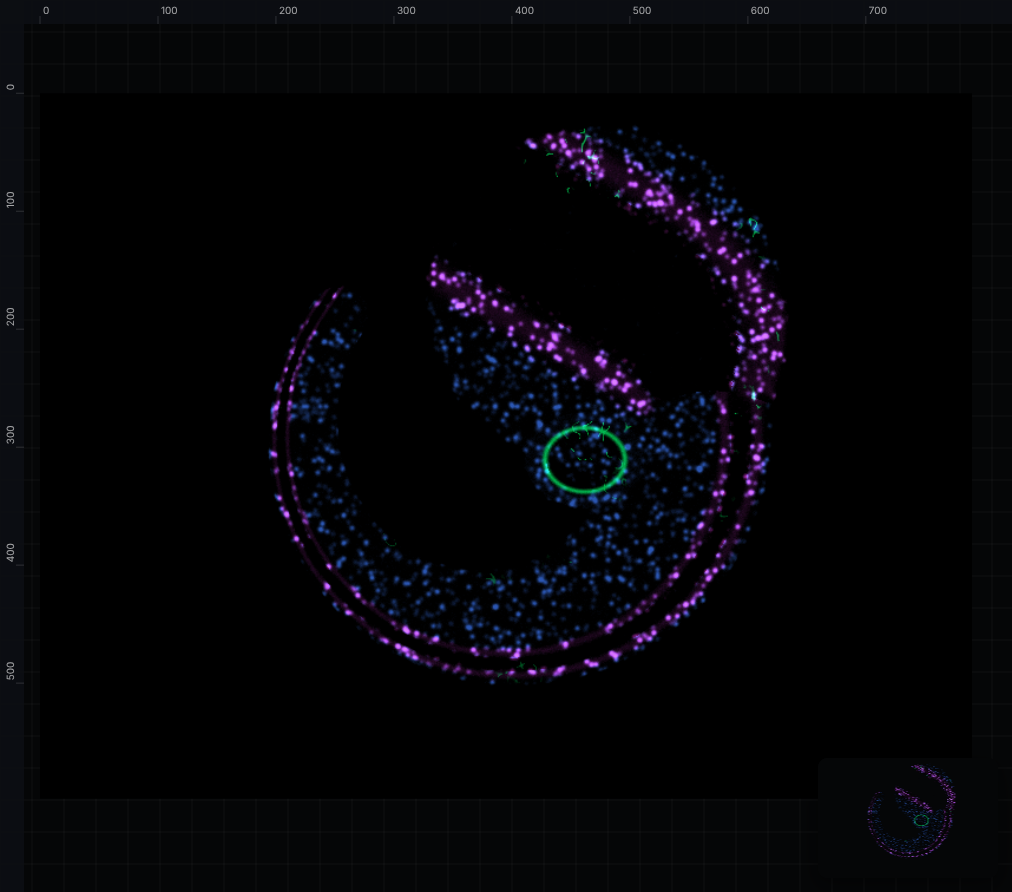
#> input picture DOCS/documentation/home/user/lumen3D/DOCS/documentation/img-en/ch13/studio-recolor-a.png, 1012 x 892 px, given in place of zstack-coupe.png, which was not available
$ python make_crops.py
#> lines starting #> are read from the running program, lines starting #| are printed output that depends on the picture
# Smaller crops of some screenshots (so the chapter stays compact). Same UI_LANG / IMG_DIR convention as lib.mjs.
import os
from PIL import Image
lang=os.environ.get('UI_LANG','fr')
d='/home/user/lumen3D/DOCS/documentation/'+os.environ.get('IMG_DIR','img-en/ch12' if lang=='en' else 'img/ch12')
CROPS={
 'zstack-coupe':(700,59,1600,950),
 'decomposer':(900,59,1600,950),
 'timeline':(0,600,1600,950),
 'suivi-trajectoires':(0,59,640,870),
 'export-vue':(1000,59,1600,480),
 '2d-affichage':(0,640,330,950),
 'suivi-distance':(780,200,1560,870),
 'suivi-graphiques':(320,59,1100,420),
 'suivi-inspecteur':(0,300,1100,870),
}
for n,b in CROPS.items():
    Image.open(f'{d}/{n}.png').crop(b).save(f'{d}/{n}-c.png')
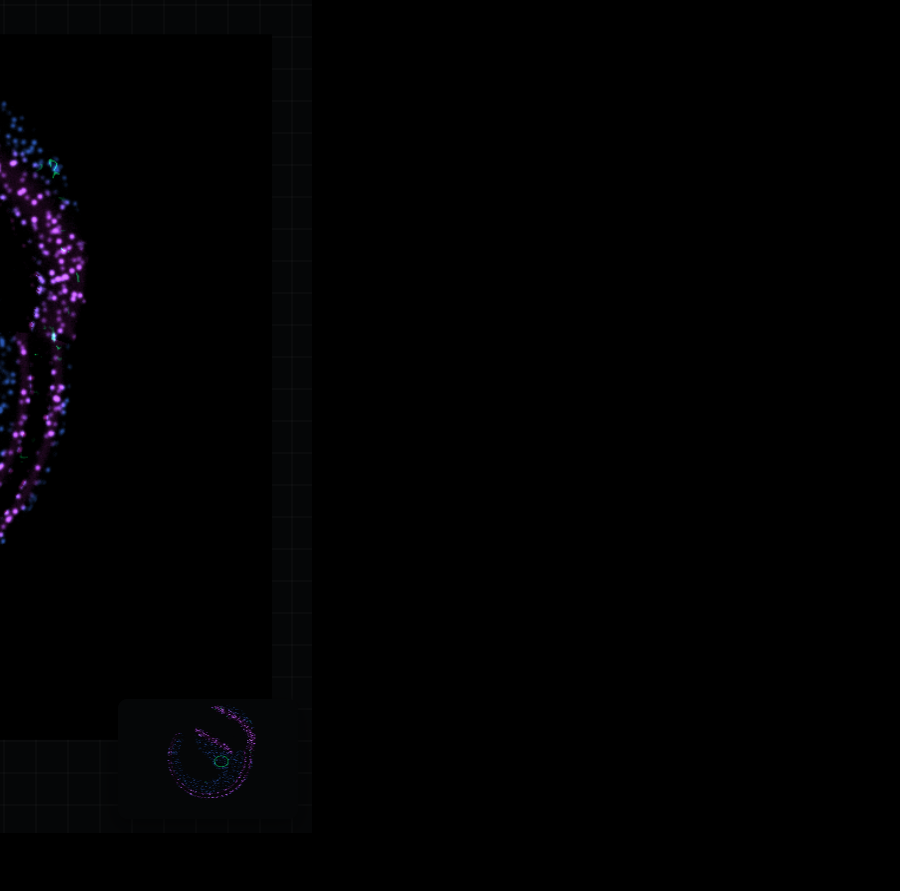
#> saved as zstack-coupe-c.png: PIL image 900x891 RGB; mean R, G, B 1.4, 1.1, 2
#> pass 2 of the loop `for n,b in CROPS.items():`:
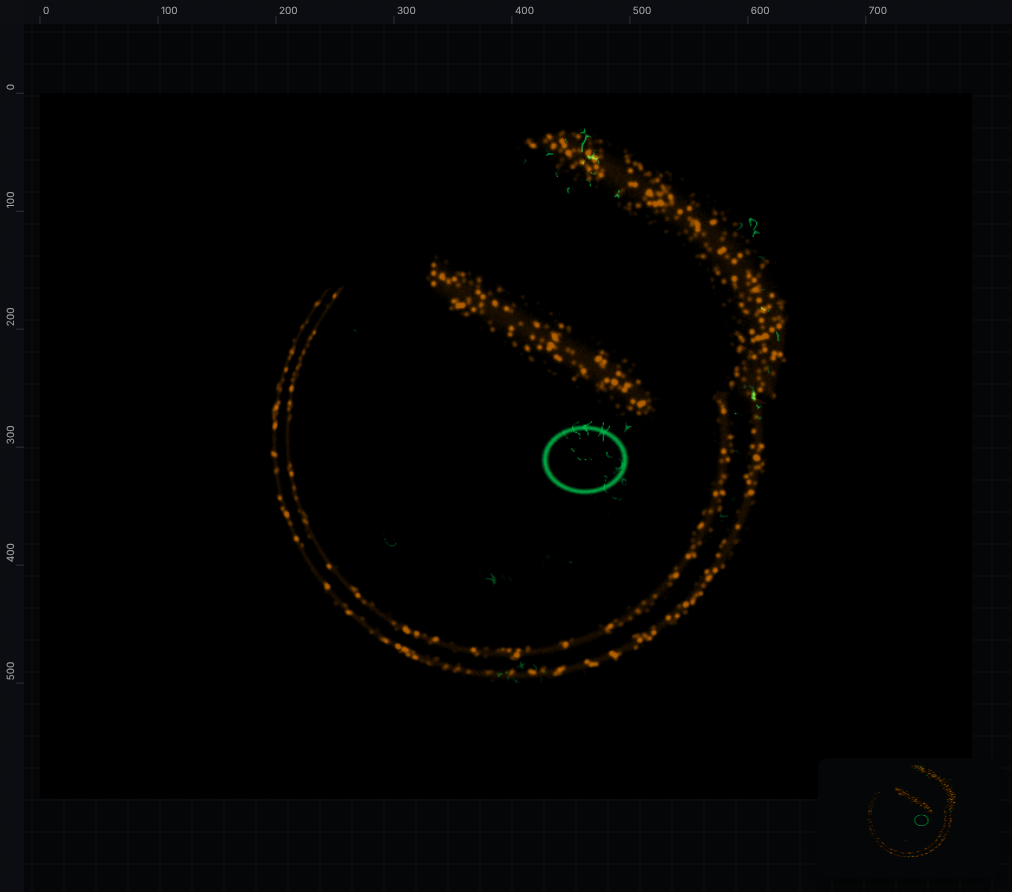
#> input picture DOCS/documentation/home/user/lumen3D/DOCS/documentation/img-en/ch13/studio-recolor-b.png, 1012 x 892 px, given in place of decomposer.png, which was not available
#> `Image.open(f'{d}/{n}.png').crop(b).save(f'{d}/{n}-c.png')`:
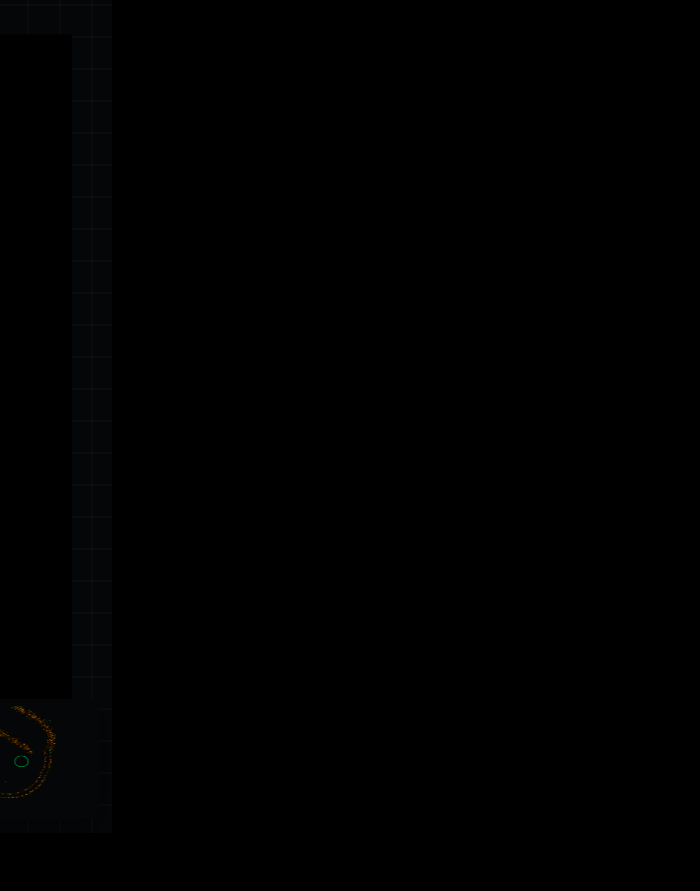
#> saved as decomposer-c.png: PIL image 700x891 RGB; mean R, G, B 0.4, 0.5, 0.5
#> (the run stopped early here; a loop or call above may not have finished)
